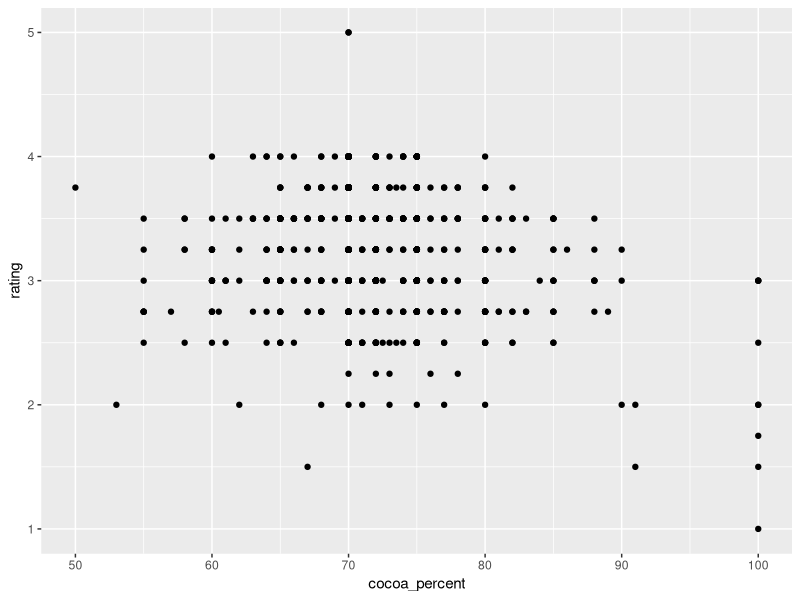
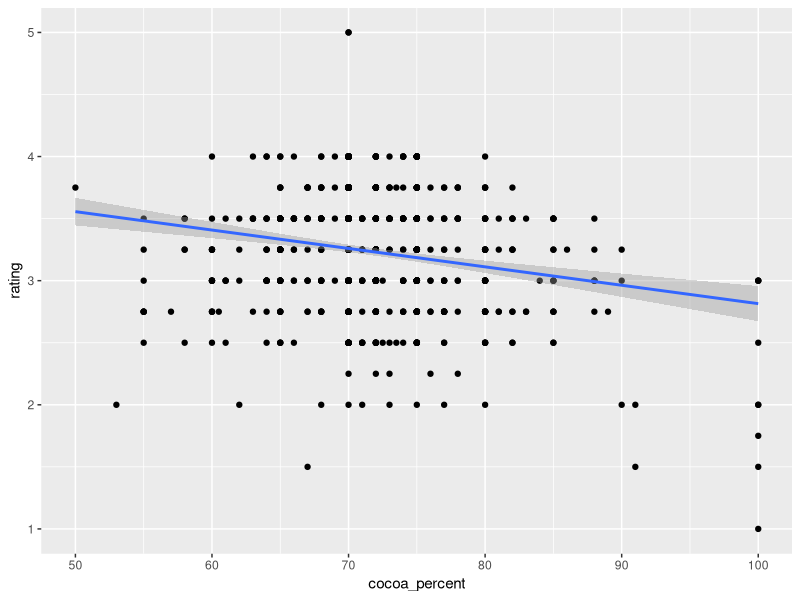
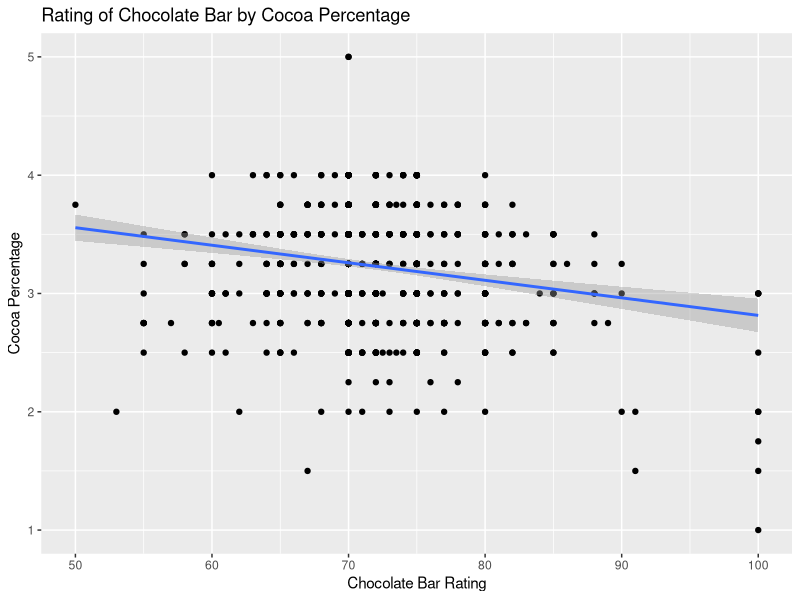
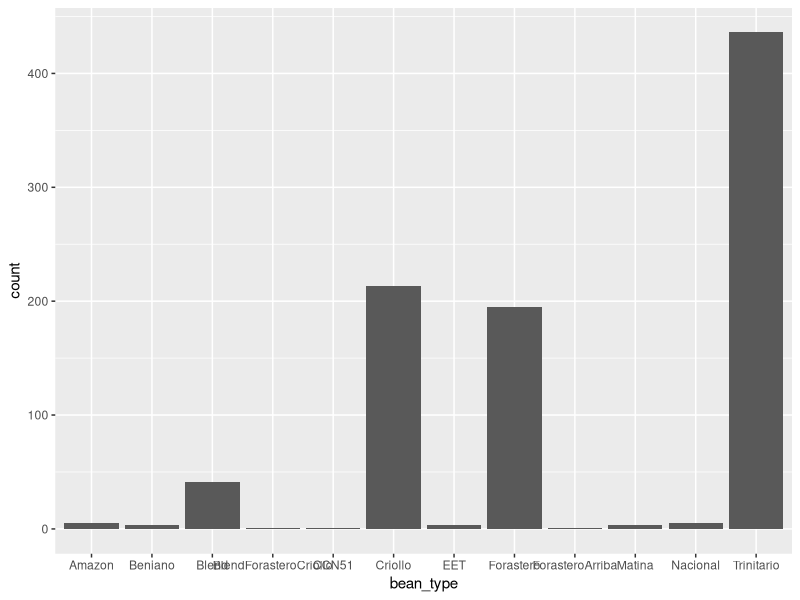
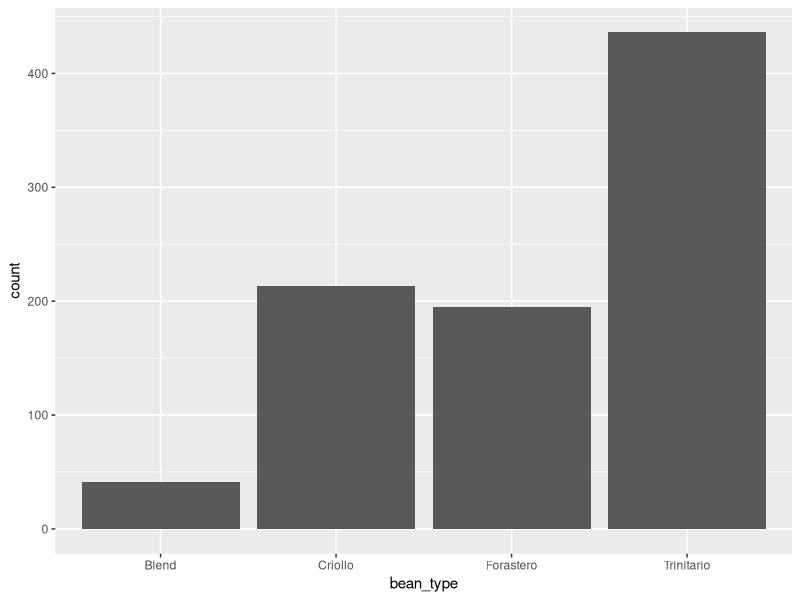
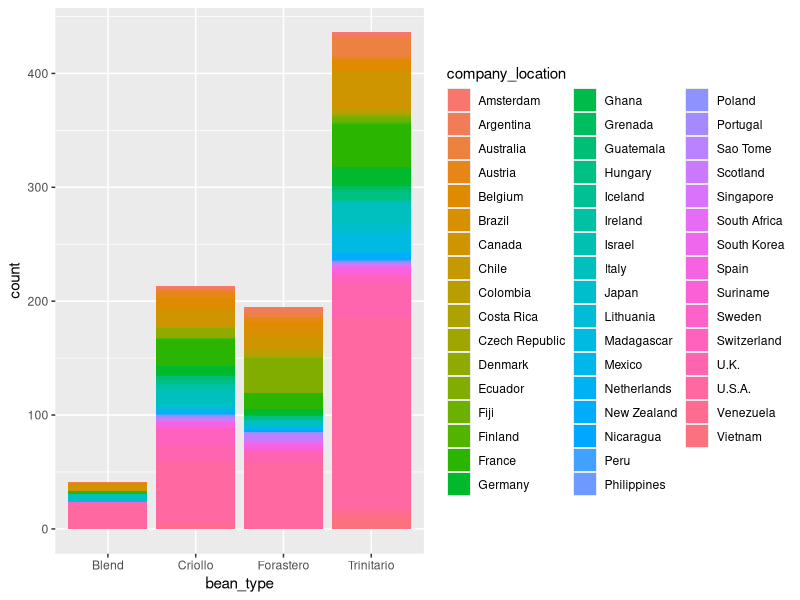
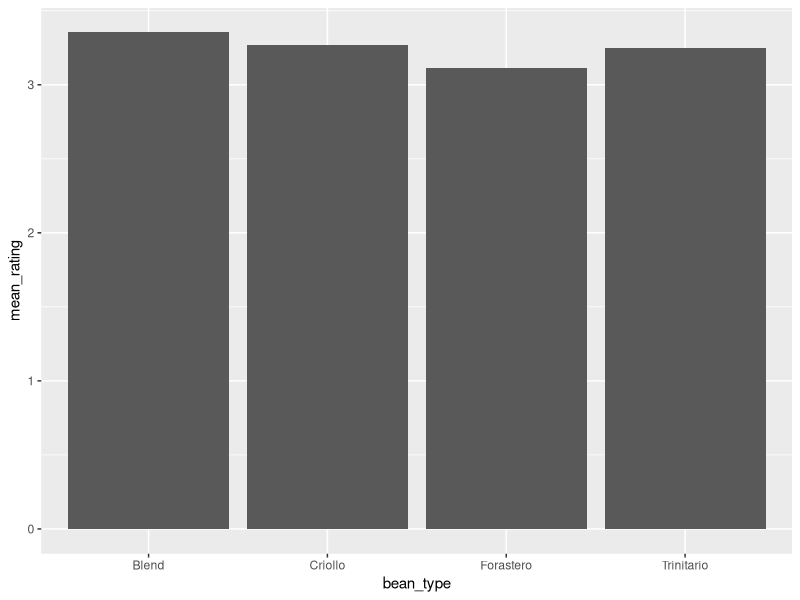
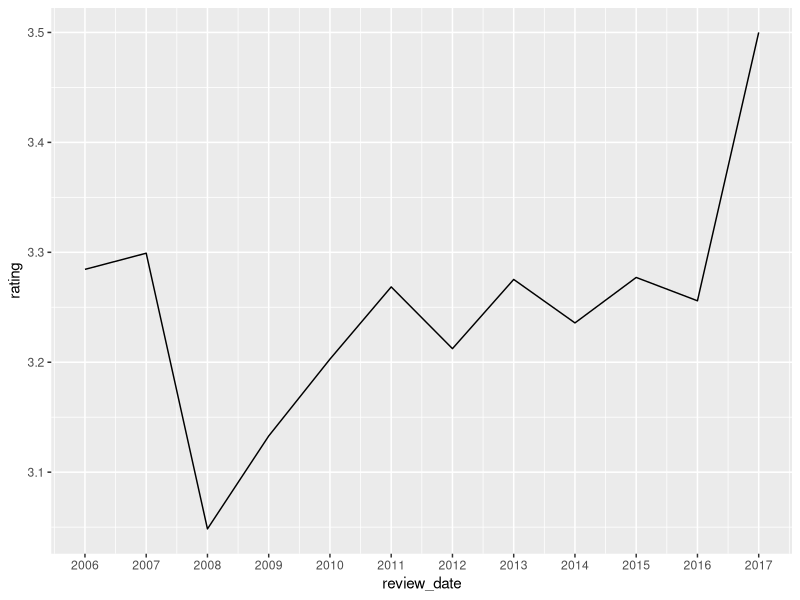

Recreate these plots in R, in order.
## ---- chunk 1
# This code block is to the benefit of anyone working with the .Rmd file to edit the workshop material, rather than participating in the workshop. Hence, it should always be setup to include = FALSE, so it does not appear in the knitted .md file 

# Make echo = TRUE the default option
knitr::opts_chunk$set(echo = TRUE)

# Make sure the packages are installed before running this file. If they aren't, you can run these commented install.packages() commands in the console. DO NOT UNCOMMENT THESE IN THIS DOCUMENT.
#IGNORE --install.packages("readxl")--
#IGNORE --library(readxl)--
#In the console at the beginning of your session, enter: install.packages("tidyverse", dependencies = TRUE)
#Check that you have installed knitr, tidyverse, dplyr and readxl by entering the `find.package("package_name")` in the console at the beginning of the session. 
#To see what packages you've loaded after installation, enter `sessionInfo()` in your console. each of knitr, tidyverse, dplyr and readxl should be listed in the output.
#Have the following uncommented any time you knit this Rmd file.
library(tidyverse)

# Function that will generate the .md text that creates the toggle button to show answers for activities. To use this function, you should use it inside an code chunk set with echo = FALSE (meaning, do not show) and results = "asis", meaning print the results not in a output chunk. Check the document below for an example
startCodeDetailsBlock <- function(summaryText = "Check Your Code") {
  # Use cat to directly output the string without quotes and avoid unintended newlines
  cat(
    "{::options parse_block_html=&apos;true&apos; /}<details><summary markdown='span'>", summaryText, "</summary>"
  )
}

# Function that will generate the .md text that ends the toggle button to show answers for activities. Same usage applied as explained for function above.
endCodeDetailsBlock <- function() {
  cat("</details>{::options parse_block_html=&apos;false&apos;/}")
}
## ---- chunk 2
startCodeDetailsBlock(summaryText = "Check your code")
## ---- chunk 3
endCodeDetailsBlock()
## ---- chunk 4
startCodeDetailsBlock(summaryText = "Check your code")
## ---- chunk 5
# read data
chocolateData <- read.csv("docs/flavors_of_cacao.csv")
## ---- chunk 6
endCodeDetailsBlock()
## ---- chunk 7
startCodeDetailsBlock(summaryText = "Check your code")
## ---- chunk 8
# Check data
chocolateData |> 
  # Preview first 5 lines of chocolateData
  head(5) 
## ---- chunk 9
endCodeDetailsBlock()
## ---- chunk 10
startCodeDetailsBlock(summaryText = "Check your code")
## ---- chunk 11
# Check structure of data
str(chocolateData)
## ---- chunk 12
endCodeDetailsBlock()
## ---- chunk 13
startCodeDetailsBlock(summaryText = "Check your code")
## ---- chunk 14
# Create plot by specifying data and assign variables to x and y axes
ggplot(data = chocolateData, aes(x = cocoa_percent, y = rating)) +
    geom_point() # then add a layer of points
## ---- chunk 15
endCodeDetailsBlock()
## ---- chunk 16
startCodeDetailsBlock(summaryText = "Expand for more geom_smooth method types")
## ---- chunk 17
endCodeDetailsBlock()
## ---- chunk 18
startCodeDetailsBlock(summaryText = "Check your code")
## ---- chunk 19
# Create plot by specifying data and assign variables to x and y axes
ggplot(data = chocolateData, aes(x = cocoa_percent, y = rating)) +
  geom_point() + # then add a layer of points
  geom_smooth(method = "lm") # add a fitted line using the lm method
## ---- chunk 20
endCodeDetailsBlock()
## ---- chunk 21
startCodeDetailsBlock(summaryText = "Check your code")
## ---- chunk 22
# Create plot by specifying data and assign variables to x and y axes
ggplot(data = chocolateData, aes(x = cocoa_percent, y = rating)) +
  # then add a layer of points
  geom_point() + 
  # add a fitted line using the lm method
  geom_smooth(method = "lm") + 
  # Add labels to the plot
  labs(title = "Rating of Chocolate Bar by Cocoa Percentage", 
       x = "Chocolate Bar Rating", 
       y = "Cocoa Percentage")
## ---- chunk 23
endCodeDetailsBlock()
## ---- chunk 24
startCodeDetailsBlock(summaryText = "Check your code")
## ---- chunk 25
# Create plot by specifying the data and the variable for the x axis
ggplot(chocolateData, aes(x = bean_type)) +
  # Add a layer of bars
  geom_bar()
## ---- chunk 26
endCodeDetailsBlock()
## ---- chunk 27
# Get the most common bean types
bars_per_type <- chocolateData |> # get the dataframe
  group_by(bean_type) |> # group by bean type
  count() # count the number of bars per bean_type

# check the new data frame
bars_per_type
## ---- chunk 28
# Get most common bean types
common_bean_types <- bars_per_type |> # get the data
  filter(n > 10) |> # filters for rows where the variable n is larger than 10
  pull(bean_type) # gets the column with bean type names
# check common bean types
common_bean_types
## ---- chunk 29
# Filter chocolateData to only include common beans
chocolateData_commonBeans <- chocolateData |> # Get the data
  filter(bean_type %in% common_bean_types) # Filter for rows where the value in
  # variable bean_type is present in the vector common_bean_types
## ---- chunk 30
startCodeDetailsBlock(summaryText = "Check your code")
## ---- chunk 31
# Create plot by specifying the data and the variable for the x axis
ggplot(chocolateData_commonBeans, aes(x = bean_type)) +
  # Add a layer of bars
  geom_bar()
## ---- chunk 32
endCodeDetailsBlock()
## ---- chunk 33
startCodeDetailsBlock(summaryText = "Check your code")
## ---- chunk 34
# Create plto by specifying data and variables assigned to x-acis and fill colour
ggplot(chocolateData_commonBeans, aes(x = bean_type, fill = company_location)) +
  # Add a layer of bars, with stacked bars of different colours
  geom_bar(position = "stack")
## ---- chunk 35
endCodeDetailsBlock()
## ---- chunk 36
chocolateData_commonBeans_rating <- chocolateData_commonBeans |> # get the dataset
  group_by(bean_type) |> # group by bean type
  summarise( # summarise a variable for each bean type
    mean_rating = mean(rating) # the summary is the mean rating
  )

# see the results
chocolateData_commonBeans_rating
## ---- chunk 37
startCodeDetailsBlock(summaryText = "Check your code")
## ---- chunk 38
# Create a plot by specfying the data and the variables assigned to x and y axs
ggplot(chocolateData_commonBeans_rating, aes(x = bean_type, y = mean_rating)) +
  # add a layer of columns
  geom_col()
## ---- chunk 39
endCodeDetailsBlock()
## ---- chunk 40
startCodeDetailsBlock(summaryText = "Check your code")
## ---- chunk 41
# Get the original dataset
meanRatingByYear <- chocolateData |>
  # Group by review data
  group_by(review_date) |>
  # Get average rating for each review date
  summarise(
    rating = mean(rating)
    )

# Now see the object created
meanRatingByYear 
## ---- chunk 42
endCodeDetailsBlock()
## ---- chunk 43
startCodeDetailsBlock(summaryText = "Check your code")
## ---- chunk 44
# Create the plot by specifying the data and the variables assigned to x and y axes
ggplot(meanRatingByYear, aes(x = review_date, y = rating)) +
  # Add a layer of line
  geom_line() +
  # Corrects the breakpoints for the x axes
  scale_x_continuous(
    breaks = meanRatingByYear$review_date  # Use actual review dates for breaks
  )
## ---- chunk 45
endCodeDetailsBlock()
## ---- chunk 46
startCodeDetailsBlock(summaryText = "Check your code")
## ---- chunk 47
# Create the plot by specifying the data and the variables assigned to x and y axes
ggplot(meanRatingByYear, aes(x = review_date, y = rating)) +
  # Add a layer of line
  geom_line() +
  # Corrects the breakpoints for the x axes
  scale_x_continuous(
    breaks = meanRatingByYear$review_date  # Use actual review dates for breaks
  ) +
  # Add labels
  labs(
    x = "Review Date", 
    y = "Rating", 
    title = "Change in Rating Over Time"
  ) 
## ---- chunk 48
endCodeDetailsBlock()
